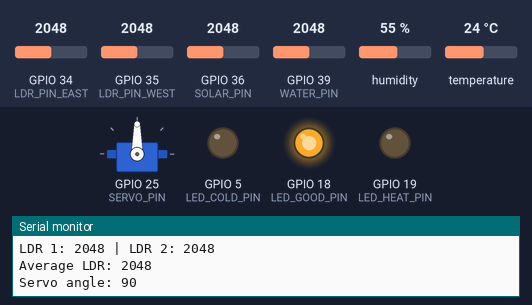
This sketch was run on a simulated ESP32. Shown: servo, output pins drawn as LEDs (lit = HIGH), the last lines printed to the serial monitor. The test bench sets the inputs (shaded band); at power-on: temperature 24 °C, GPIO 34 (LDR_PIN_EAST) = 2048, GPIO 35 (LDR_PIN_WEST) = 2048, GPIO 36 (SOLAR_PIN) = 2048, GPIO 39 (WATER_PIN) = 2048, humidity 55 % (analog values on the 0–4095 scale).

Above: at 2.2 s.
2.3 s: temperature set to 21 °C
8.3 s: temperature set to 18 °C
At 12.5 s:
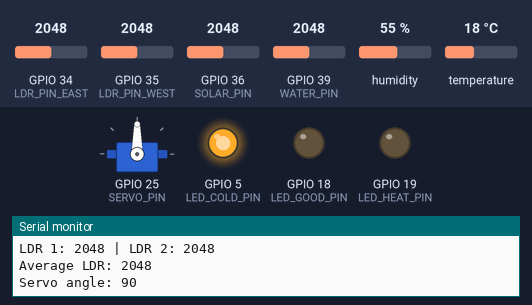
14.3 s: GPIO 34 (LDR_PIN_EAST) set to 1991
At 22.1 s:
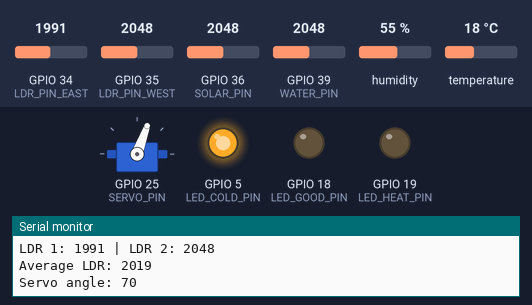
22.8 s: temperature set to 33 °C
At 27.0 s:
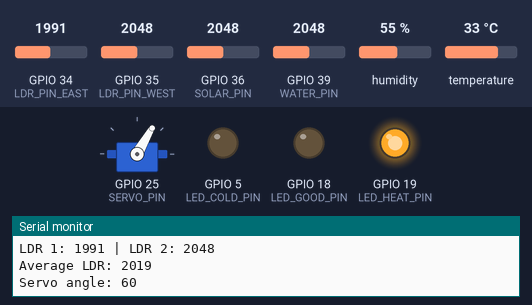
32.9 s: temperature set to 29 °C
At 37.9 s:
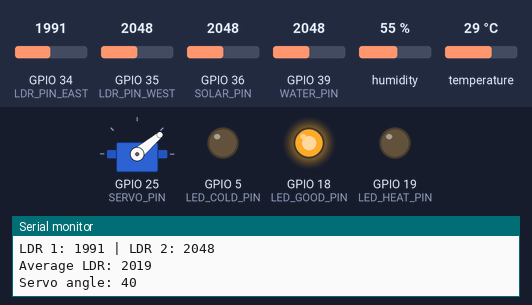
43.0 s: GPIO 35 (LDR_PIN_WEST) set to 1960
Timing chart, 0 to 63.2 s (numbered marks = the images above; inputs shaded):
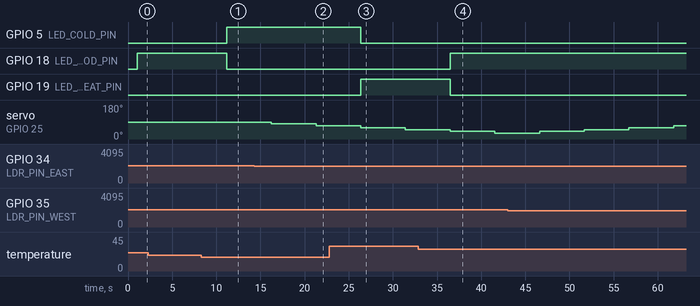

Measured:
- the behaviour switches between 20 and 19 °C on temperature (found by bisection; images 0 and 1)
- the behaviour switches between 2028 and 2027 on GPIO 34 (LDR_PIN_EAST) (found by bisection; images 1 and 2)
- the behaviour switches between 31 and 30 °C on temperature (found by bisection; images 3 and 4)
- after the input at 8.3 s, GPIO 5 (LED_COLD_PIN): LOW → HIGH after 2.9 s; GPIO 18 (LED_GOOD_PIN): HIGH → LOW after 2.9 s
- after the input at 14.3 s, servo on GPIO 25 (SERVO_PIN): 90° → 80° after 1.9 s, → 70° 5.1 s later
- after the input at 22.8 s, GPIO 5 (LED_COLD_PIN): HIGH → LOW after 3.5 s; GPIO 19 (LED_HEAT_PIN): LOW → HIGH after 3.5 s
- after the input at 32.9 s, GPIO 18 (LED_GOOD_PIN): LOW → HIGH after 3.6 s; GPIO 19 (LED_HEAT_PIN): HIGH → LOW after 3.6 s

The sketch:

Edudemos_3en1_Completo.ino
```cpp
// CODIGO EDUDEMOS - Completo (Viento comentado al final)

/*
* This file is part of the EduDemoS 3x1 Demonstrator which is
* co-funded by the European Union.
* Copyright (C) 2025  Fundación Sergio Alonso
*
* This program is free software: you can redistribute it and/or modify
* it under the terms of the GNU General Public License as published by
* the Free Software Foundation, either version 3 of the License, or
* (at your option) any later version.
*
* This program is distributed in the hope that it will be useful,
* but WITHOUT ANY WARRANTY; without even the implied warranty of
* MERCHANTABILITY or FITNESS FOR A PARTICULAR PURPOSE.  See the
* GNU General Public License for more details.
*
* You should have received a copy of the GNU General Public License
* along with this program.  If not, see <http://www.gnu.org/licenses/>.
*/

#include <ESP32Servo.h> // Libreria para controlar servomotores en el ESP32
#include "DHT.h"     // Libreria para leer el sensor de temperatura/humedad DHT

// ---------- Pines ----------
const int LDR_PIN_EAST = 34; // Pin analogico donde esta conectado el LDR del lado Este
const int LDR_PIN_WEST = 35; // Pin analogico donde esta conectado el LDR del lado Oeste
const int DHT_PIN    = 32; // Pin digital donde esta conectado el sensor DHT11
const int LED_COLD_PIN = 5; // Pin digital del LED azul (indica frio)
const int LED_GOOD_PIN = 18; // Pin digital del LED verde (indica temperatura normal)
const int LED_HEAT_PIN = 19; // Pin digital del LED rojo (indica calor)
const int SOLAR_PIN   = 36; // Pin analogico donde esta conectado el panel solar
const int WATER_PIN   = 39; // Pin analogico donde esta conectado el sensor de nivel de agua
const int SERVO_PIN   = 25; // Pin PWM donde esta conectado el servomotor

// ---------- Constantes de comportamiento ----------
const int SERVO_TOLERANCE = 20;  // Diferencia minima entre LDRs para mover el servo
const float SOLAR_THRESHOLD_UV = 10.0; // Umbral minimo en microvoltios para considerar luz solar valida
const unsigned long LOOP_DELAY = 5000; // Tiempo de espera (ms) entre cada ciclo del loop

#define DHTTYPE DHT11 // Define el modelo de sensor DHT que se esta usando (DHT11)

// ---------- Objetos globales ----------
DHT dht(DHT_PIN, DHTTYPE); // Crea el objeto "dht" asociado al pin y tipo de sensor definidos
Servo myservo;       // Crea el objeto "myservo" para controlar el servomotor

// ---------- Estado ----------
int valldr1 = 0;      // Guarda la ultima lectura del LDR Este
int valldr2 = 0;      // Guarda la ultima lectura del LDR Oeste
int averageLdrValue = 0;  // Guarda el promedio entre ambos LDR
int servopos = 90;     // Posicion actual del servo, arranca centrado en 90 grados
float lastMicrovolts = 0; // Guarda el ultimo valor de microvoltios distinto que se imprimio (para detectar cambios)
int sensorValue;      // Guarda la lectura cruda del sensor de agua

void setup() {
 Serial.begin(115200); // Inicia la comunicacion serial a 115200 baudios para ver datos en consola

 analogReadResolution(12);    // Configura las lecturas analogicas con resolucion de 12 bits (0-4095)
 analogSetAttenuation(ADC_11db); // Configura la atenuacion del ADC para leer voltajes hasta ~3.3V

 pinMode(4, INPUT);       // Configura el pin 4 como entrada (reservado, no usado en este codigo)
 pinMode(LED_COLD_PIN, OUTPUT); // Configura el pin del LED azul como salida
 pinMode(LED_GOOD_PIN, OUTPUT); // Configura el pin del LED verde como salida
 pinMode(LED_HEAT_PIN, OUTPUT); // Configura el pin del LED rojo como salida
 pinMode(LDR_PIN_EAST, INPUT); // Configura el pin del LDR Este como entrada
 pinMode(LDR_PIN_WEST, INPUT); // Configura el pin del LDR Oeste como entrada

 dht.begin();        // Inicializa el sensor DHT para empezar a leer
 myservo.attach(SERVO_PIN); // Asocia el objeto servo al pin fisico definido
 myservo.write(servopos);  // Mueve el servo a su posicion inicial (90 grados)

 delay(1000); // Espera 1 segundo para que todos los sensores se estabilicen
}

void loop() {
 readSolarPanel();     // Lee el panel solar e imprime su resultado
 readTemperatureHumidity(); // Lee temperatura/humedad, actualiza LEDs e imprime el resultado
 readWaterLevel();     // Lee el sensor de agua e imprime el resultado
 readLdrAndMoveServo();  // Lee los LDR, mueve el servo e imprime el resultado

 delay(LOOP_DELAY); // Espera antes de iniciar el siguiente ciclo de lectura
}

// ============================================================
// Lectura del panel solar
// ============================================================
void readSolarPanel() {
 Serial.println("----------------------------- Measured Solar (V) ---------------------------- "); // Encabezado de esta seccion en consola

 int solarVoltagedV = analogRead(SOLAR_PIN); // Lee el valor crudo del ADC (0-4095) en el pin del panel solar
 int solarVoltage = solarVoltagedV * 10;   // Escala el valor crudo multiplicando por 10 (factor de calibracion)

 Serial.print("Voltage of Solar Panel: "); // Imprime etiqueta del voltaje escalado
 Serial.println(solarVoltage);       // Imprime el valor del voltaje escalado

 float voltage = (solarVoltage / 4095.0) * 3.3; // Convierte el valor escalado a voltios reales (0-3.3V)

 Serial.print("Measured voltage (V): "); // Imprime etiqueta del voltaje medido
 Serial.println(voltage);        // Imprime el voltaje medido en voltios

 float microvoltsSolar = voltage * 1000000.0; // Convierte el voltaje de voltios a microvoltios

 Serial.print("Input voltage (uV): "); // Imprime etiqueta del voltaje en microvoltios
 Serial.println(microvoltsSolar);   // Imprime el voltaje en microvoltios

 if (microvoltsSolar < SOLAR_THRESHOLD_UV) { // Si la lectura esta por debajo del umbral definido...
  microvoltsSolar = 0;           // ...se considera ruido y se fuerza a cero
 }

 if (microvoltsSolar != lastMicrovolts) { // Si el valor cambio respecto a la ultima lectura registrada...
  Serial.print("Send voltage: ");    // ...imprime etiqueta indicando el nuevo valor
  Serial.print(microvoltsSolar, 2);   // ...imprime el nuevo valor con 2 decimales
  Serial.println(" uV");         // ...imprime la unidad (microvoltios)

  lastMicrovolts = microvoltsSolar; // Actualiza el ultimo valor registrado para la proxima comparacion
 }
}

// ============================================================
// Lectura de temperatura y humedad + control de LEDs
// ============================================================
void readTemperatureHumidity() {
 Serial.println("----------------------- Measured Temperature / Humidity ----------------------- "); // Encabezado de esta seccion en consola

 float h = dht.readHumidity();  // Lee la humedad relativa del sensor DHT (%)
 float t = dht.readTemperature(); // Lee la temperatura del sensor DHT (grados Celsius)

 if (isnan(h) || isnan(t)) { // Si alguna de las dos lecturas falla (valor invalido)...
  Serial.println("Failed to read from DHT sensor!"); // ...imprime mensaje de error
  return;                       // ...y sale de la funcion sin continuar
 }

 Serial.print("Temperature: "); // Imprime etiqueta de temperatura
 Serial.print(t);        // Imprime el valor de temperatura
 Serial.print(" C, Humidity: "); // Imprime unidad de temperatura y etiqueta de humedad
 Serial.print(h);        // Imprime el valor de humedad
 Serial.print(" %");      // Imprime unidad de humedad
 Serial.println();       // Salto de linea final

 updateTemperatureLeds(t); // Actualiza el estado de los LEDs segun la temperatura leida
}

// Enciende el LED correspondiente segun el rango de temperatura
void updateTemperatureLeds(float t) {
 if (t > 30) {             // Si la temperatura es mayor a 30 grados (calor)...
  digitalWrite(LED_HEAT_PIN, HIGH);  // ...enciende el LED rojo
  digitalWrite(LED_GOOD_PIN, LOW);  // ...apaga el LED verde
  digitalWrite(LED_COLD_PIN, LOW);  // ...apaga el LED azul
  Serial.println("Heat (rojo) is HIGH"); // Informa por consola que el LED de calor esta encendido
 } else if (t < 20) {         // Si la temperatura es menor a 20 grados (frio)...
  digitalWrite(LED_HEAT_PIN, LOW);  // ...apaga el LED rojo
  digitalWrite(LED_GOOD_PIN, LOW);  // ...apaga el LED verde
  digitalWrite(LED_COLD_PIN, HIGH);  // ...enciende el LED azul
  Serial.println("Cold (azul) is HIGH"); // Informa por consola que el LED de frio esta encendido
 } else {               // Si la temperatura esta entre 20 y 30 grados (rango normal)...
  digitalWrite(LED_HEAT_PIN, LOW);  // ...apaga el LED rojo
  digitalWrite(LED_GOOD_PIN, HIGH);  // ...enciende el LED verde
  digitalWrite(LED_COLD_PIN, LOW);  // ...apaga el LED azul
  Serial.println("Good (verde) is HIGH"); // Informa por consola que el LED de rango normal esta encendido
 }
}

// ============================================================
// Lectura del sensor de nivel de agua
// ============================================================
void readWaterLevel() {
 Serial.println("----------------------------- Measured Water Level ----------------------------- "); // Encabezado de esta seccion en consola

 sensorValue = analogRead(WATER_PIN); // Lee el valor crudo del ADC en el pin del sensor de agua

 if (sensorValue >= 2000) { // Si la lectura llega o supera el limite esperado (2000)...
  sensorValue = 1980;   // ...la recorta a 1980 para evitar valores fuera de rango
 }

 float waterlevel = (sensorValue * 100) / 2000; // Convierte la lectura cruda a porcentaje (0-100%)

 Serial.print("Water level: "); // Imprime etiqueta de nivel de agua
 Serial.print(waterlevel);   // Imprime el valor de nivel de agua
 Serial.println(" %");     // Imprime unidad (porcentaje)
}

// ============================================================
// Lectura de LDRs y movimiento del servo
// ============================================================
// Este codigo esta preparado para leer los datos de los LDR de modo que a mayor cantidad de luz,
// mayor sera la respuesta analogica en consola. Por lo que el hardware, en el divisor de tension, en el palo del LDR debe estar
// conectado a VCC y el palo de la resistencia a GND.

void readLdrAndMoveServo() {
 Serial.println("----------------------------- Measured LDR and Servo ----------------------------- "); // Encabezado de esta seccion en consola

 valldr1 = analogRead(LDR_PIN_EAST); // Lee el valor analogico del LDR ubicado al Este
 valldr2 = analogRead(LDR_PIN_WEST); // Lee el valor analogico del LDR ubicado al Oeste

 averageLdrValue = (valldr1 + valldr2) / 2; // Calcula el promedio entre ambas lecturas de luz

 Serial.print("LDR 1: ");  // Imprime etiqueta del LDR Este
 Serial.print(valldr1);   // Imprime el valor del LDR Este
 Serial.print(" | LDR 2: "); // Imprime separador y etiqueta del LDR Oeste
 Serial.println(valldr2);  // Imprime el valor del LDR Oeste

 Serial.print("Average LDR: "); // Imprime etiqueta del promedio
 Serial.println(averageLdrValue); // Imprime el valor promedio de ambos LDR

 if ((abs(valldr1 - valldr2) <= SERVO_TOLERANCE) || (abs(valldr2 - valldr1) <= SERVO_TOLERANCE)) { // Si la diferencia de luz esta dentro de la tolerancia...
  // No servo movement if the LDR values are within the tolerance
  // ...no se mueve el servo, se mantiene en su posicion actual
 } else { // Si la diferencia de luz supera la tolerancia...
  if (valldr1 > valldr2) { // ...y hay mas luz en el Este que en el Oeste...
   servopos = servopos + 10; // ...aumenta el angulo del servo 10 grados
  }

  if (valldr1 < valldr2) { // ...y hay mas luz en el Oeste que en el Este...
   servopos = servopos - 10; // ...disminuye el angulo del servo 10 grados
  }
 }

 if (servopos > 180) { // Si el angulo calculado supera el maximo permitido...
  servopos = 180;   // ...lo limita a 180 grados
 }

 if (servopos < 0) { // Si el angulo calculado es menor al minimo permitido...
  servopos = 0;    // ...lo limita a 0 grados
 }

 myservo.write(servopos); // Aplica el angulo final calculado al servomotor

 Serial.print("Servo angle: "); // Imprime etiqueta del angulo del servo
 Serial.println(servopos);   // Imprime el angulo final aplicado al servo
}


//Parte de viento - Código Completo
/*// CODIGO EDUDEMOS - Viento

// Bloque de inicialización
 void setup() {
 // Inicializamos el Monitor Serial
 Serial.begin(115200);
 }
 // Bucle principal del código

 void loop() {
 // Tomamos la medida del pin que va a la salida del partidor de tensión
 int medicion = analogRead(39);
 // Mostramos la medida por el monitor serial
 Serial.println("---------------Analogic Value----------------");
 Serial.println(medicion);
}

*/
```
